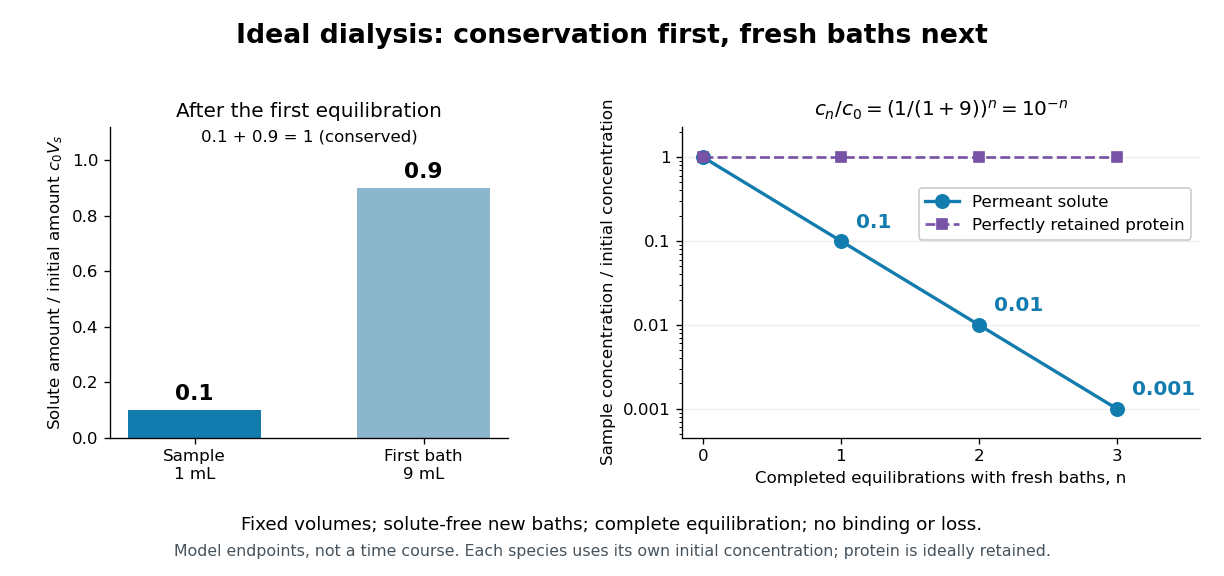

The Python source for this figure:
"""Original fixed-volume dialysis model; Python 3.14, matplotlib 3.10/numpy 2.3."""

from pathlib import Path

import matplotlib.pyplot as plt
import numpy as np


def main():
    sample_volume, bath_volume = 1.0, 9.0
    fraction = sample_volume / (sample_volume + bath_volume)
    cycles = np.arange(4)
    concentration = fraction**cycles
    fig, (balance, repeated) = plt.subplots(1, 2, figsize=(10.2, 4.8), dpi=120, facecolor="white", gridspec_kw={"width_ratios": [1, 1.3]})
    fig.suptitle("Ideal dialysis: conservation first, fresh baths next", fontsize=16, weight="bold", y=0.96)
    balance.bar([0, 1], [fraction, 1 - fraction], color=["#137caf", "#8cb6cc"], width=0.58)
    balance.set(xticks=[0, 1], xticklabels=["Sample\n1 mL", "First bath\n9 mL"], ylim=(0, 1.12), ylabel=r"Solute amount / initial amount $c_0V_s$", title="After the first equilibration")
    for x, value in enumerate([fraction, 1 - fraction]):
        balance.text(x, value + 0.035, f"{value:.1f}", ha="center", fontsize=13, weight="bold")
    balance.text(0.5, 1.065, "0.1 + 0.9 = 1 (conserved)", ha="center", fontsize=10)
    repeated.set_yscale("log")
    repeated.plot(cycles, concentration, "o-", color="#137caf", ms=8, lw=2, label="Permeant solute")
    repeated.plot(cycles, np.ones_like(cycles), "s--", color="#7852a5", ms=6, lw=1.6, label="Perfectly retained protein")
    repeated.set(xlim=(-0.15, 3.6), ylim=(0.00045, 2.3), xticks=cycles, xlabel="Completed equilibrations with fresh baths, n", ylabel=r"Sample concentration / initial concentration", title=r"$c_n/c_0=(1/(1+9))^n=10^{-n}$")
    repeated.set_yticks([1, 0.1, 0.01, 0.001], labels=["1", "0.1", "0.01", "0.001"])
    for n, value, label in zip(cycles[1:], concentration[1:], ["0.1", "0.01", "0.001"], strict=True):
        repeated.annotate(label, (n, value), xytext=(9, 8), textcoords="offset points", fontsize=12, weight="bold", color="#137caf")
    repeated.grid(axis="y", which="major", alpha=0.22)
    repeated.legend(loc="upper right", bbox_to_anchor=(1, 0.83), fontsize=10, framealpha=1)
    for ax in (balance, repeated):
        ax.spines[["top", "right"]].set_visible(False)
        ax.tick_params(labelsize=10)
    fig.text(0.5, 0.08, "Fixed volumes; solute-free new baths; complete equilibration; no binding or loss.", ha="center", fontsize=11)
    fig.text(0.5, 0.035, "Model endpoints, not a time course. Each species uses its own initial concentration; protein is ideally retained.", ha="center", fontsize=9.5, color="#46535d")
    fig.subplots_adjust(left=0.09, right=0.98, bottom=0.24, top=0.78, wspace=0.38)
    fig.savefig(Path(__file__).with_suffix(".png").name, facecolor="white", transparent=False)
    plt.close(fig)


if __name__ == "__main__":
    main()
